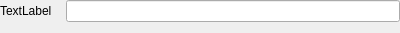
<?xml version="1.0" encoding="UTF-8"?>
<ui version="4.0">
 <class>LineEditEntity</class>
 <widget class="QWidget" name="LineEditEntity">
  <property name="geometry">
   <rect>
    <x>0</x>
    <y>0</y>
    <width>400</width>
    <height>31</height>
   </rect>
  </property>
  <property name="windowTitle">
   <string>Form</string>
  </property>
  <layout class="QVBoxLayout" name="verticalLayout">
   <property name="leftMargin">
    <number>0</number>
   </property>
   <property name="topMargin">
    <number>0</number>
   </property>
   <property name="rightMargin">
    <number>0</number>
   </property>
   <item>
    <layout class="QHBoxLayout" name="horizontalLayout">
     <item>
      <widget class="QLabel" name="label">
       <property name="minimumSize">
        <size>
         <width>60</width>
         <height>0</height>
        </size>
       </property>
       <property name="text">
        <string>TextLabel</string>
       </property>
      </widget>
     </item>
     <item>
      <widget class="QLineEdit" name="lineEdit"/>
     </item>
    </layout>
   </item>
  </layout>
 </widget>
 <resources/>
 <connections/>
</ui>
